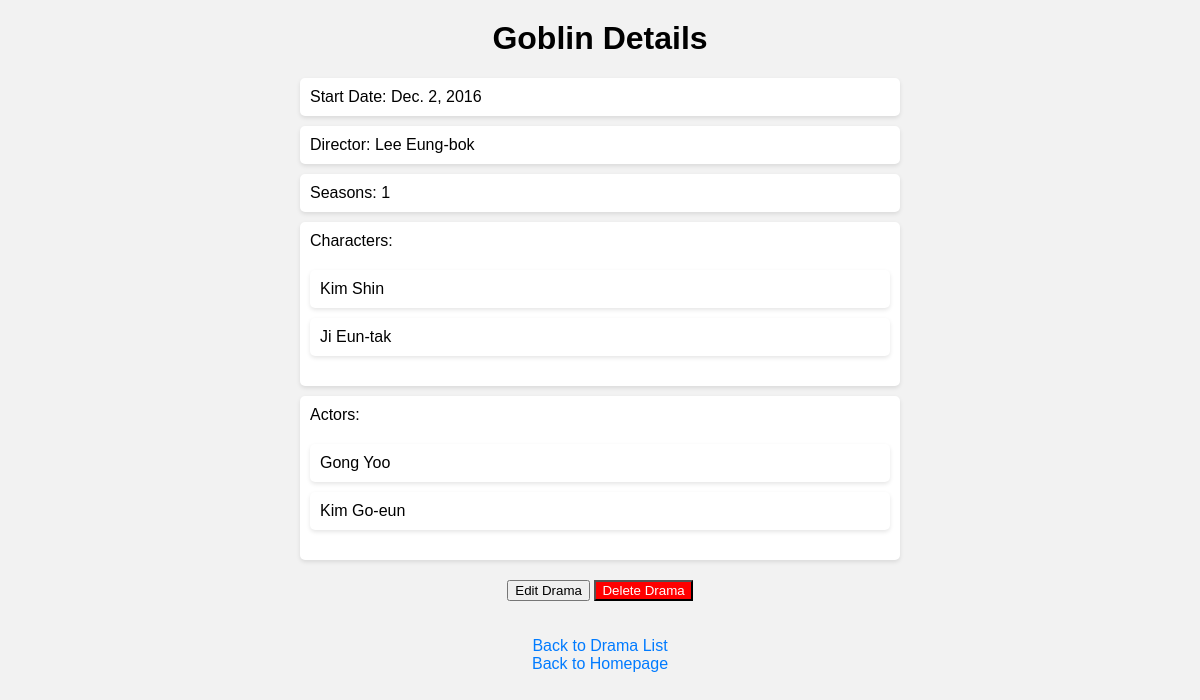
/drama/dramas/1/, run on the app's committed database.
### drama_app/models.py (models this page shows, shortened)
class Drama(models.Model):
    title = models.CharField(max_length=100)
    start_date = models.DateField()
    director = models.ForeignKey(Director, on_delete=models.CASCADE)
    seasons = models.IntegerField()
    characters = models.ManyToManyField(Character)
    actors = models.ManyToManyField(Actor)

class Director(models.Model):
    first_name = models.CharField(max_length=100)
    last_name = models.CharField(max_length=100)
    date_of_birth = models.DateField()
    def __str__(self):
        return f"{self.first_name} {self.last_name}"

class Character(models.Model):
    name = models.CharField(max_length=100)
    actor = models.ForeignKey(Actor, on_delete=models.CASCADE)

class Actor(models.Model):
    first_name = models.CharField(max_length=100)
    last_name = models.CharField(max_length=100)
    date_of_birth = models.DateField()

### drama_app/views.py (the view)
# urls.py: path('dramas/<int:id>/', DramaDetails.as_view(), name='drama-details'),
class DramaDetails(generics.RetrieveUpdateDestroyAPIView):
    serializer_class = DramaSerializer
    def get(self,request,id):
        drama = Drama.objects.get(pk=id)
        return render(request=request, template_name='drama_details.html',context={'drama':drama})

### drama_app/templates/drama_details.html (shortened to what this page needs)
<!DOCTYPE html>
<html lang="en">
<head>
</head>
<body>
    <h1>{{ drama.title }} Details</h1>
    <ul>
        <li>Start Date: {{ drama.start_date }}</li>
        <li>Director: {{ drama.director }}</li>
        <li>Seasons: {{ drama.seasons }}</li>
        <li>Characters:
            <ul>
                {% for character in drama.characters.all %}
                    <li>{{ character.name }}</li>
                {% endfor %}
            </ul>
        </li>
        <li>Actors:
            <ul>
                {% for actor in drama.actors.all %}
                    <li>{{ actor.first_name }} {{ actor.last_name }}</li>
                {% endfor %}
            </ul>
        </li>
    </ul>
    <div class="button-container">
        <a href="{% url 'drama-edit' drama.id %}"><button>Edit Drama</button></a>
        <a href="{% url 'drama-delete' drama.id %}"><button>Delete Drama</button></a>
    </div>
    <br>
    <br>
    <a href="{% url 'drama-list' %}">Back to Drama List</a>
    <br>
    <a href="{% url 'homepage' %}">Back to Homepage</a>
</body>
</html>

### drama_app/templates/drama_details.html (style rules this page uses)
body { font-family: Arial, sans-serif; background-color: #f2f2f2; margin: 0; padding: 0; text-align: center; }
h1 { margin-top: 20px; }
ul { list-style-type: none; padding: 0; margin: 20px auto; max-width: 600px; text-align: left; }
li { background-color: #fff; border-radius: 5px; margin-bottom: 10px; padding: 10px; box-shadow: 0 2px 4px rgba(0,0,0,0.1); }
a { color: #007bff; text-decoration: none; }
.button-container a:nth-child(2) button { background-color: #ff0000; color: white; }

### data on the page
Drama: title "Goblin", start_date "Dec. 2, 2016", director "Lee Eung-bok", seasons "1"
Character: name "Kim Shin"
Character: name "Ji Eun-tak"
Actor: first_name "Gong", last_name "Yoo"
Actor: first_name "Kim", last_name "Go-eun"
